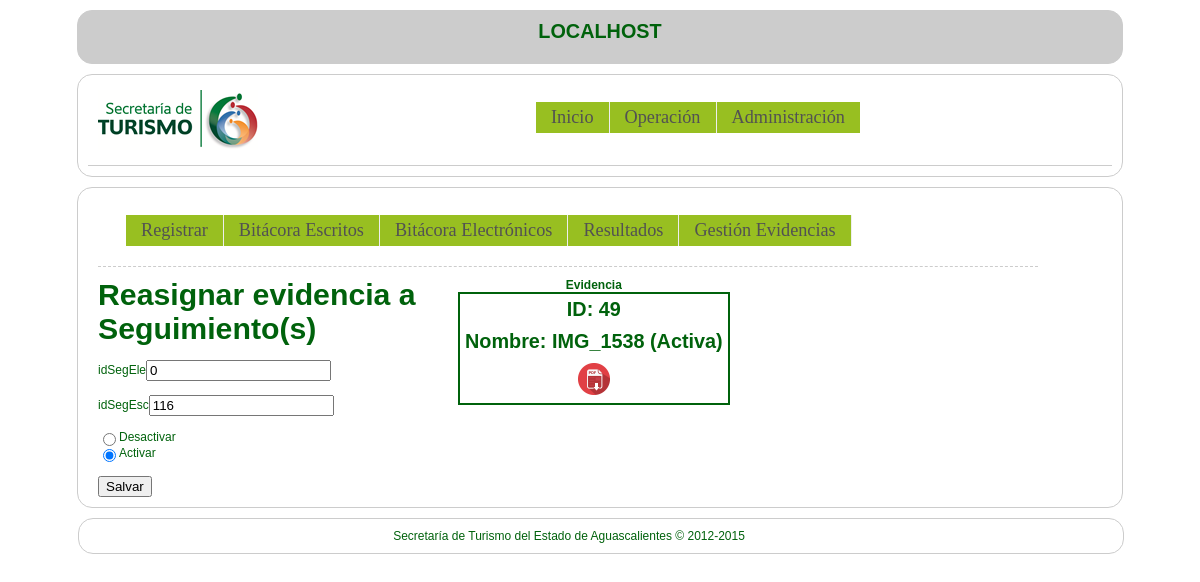
Screenshot of /upload/imagen/IMG_1538 with the database file from the repository.
### tables this page shows
CREATE TABLE IF NOT EXISTS `uploads` (
`id` int(11) NOT NULL,
  `img_name` varchar(32) NOT NULL,
  `thumb_name` varchar(32) NOT NULL,
  `ext` varchar(8) NOT NULL,
  `upload_date` varchar(20) NOT NULL,
  `status` int(11) NOT NULL DEFAULT '1',
  `idSegEle` int(11) NOT NULL COMMENT 'ID del Seguimiento Electronico',
  `idSegEsc` int(11) NOT NULL COMMENT 'ID Seguimiento Escrito'
);

### system/application/controllers/upload.php (called while the page is built, shortened)
<?php if ( ! defined('BASEPATH')) exit('No direct script access allowed');
class Upload extends Controller {
	function __construct()
	{
		$this->load->model('upload_model');
		$this->load->model('seguimiento_escritos_model');
		$this->load->model('seguimiento_electronicos_model');
		$this->load->model('boletines_model');
	}
	function imagen($imagen)
	{
		$data['get_one'] = $this->upload_model->get_one($imagen);
		$this->load->view('header_view');
        $this->load->view('nav_view');
        $this->load->view('imagen_view',$data);
        $this->load->view('footer_view');
	}
}
?>

### system/codeigniter/CodeIgniter.php (called while the page is built, shortened)
<?php  if ( ! defined('BASEPATH')) exit('No direct script access allowed');
$EXT =& load_class('Hooks');
$EXT->_call_hook('pre_system');
$URI =& load_class('URI');
$RTR =& load_class('Router');
$method = $RTR->fetch_method();
$EXT->_call_hook('pre_controller');
$CI = new $class();
if ($RTR->scaffolding_request === TRUE)
{
	if ($EXT->_call_hook('scaffolding_override') === FALSE)
	{
		$CI->_ci_scaffolding();
	}
}
else
{
	if (method_exists($CI, '_remap'))
	{
		$CI->_remap($method);
	}
	else
	{
		call_user_func_array(array(&$CI, $method), array_slice($URI->rsegments, 2));
	}
}

### index.php (called while the page is built, shortened)
<?php
require_once BASEPATH.'codeigniter/CodeIgniter'.EXT;

### system/codeigniter/Base5.php (called while the page is built)
<?php  if ( ! defined('BASEPATH')) exit('No direct script access allowed');
class CI_Base {
	private static $instance;
	public function CI_Base()
	{
		self::$instance =& $this;
	}
	public static function &get_instance()
	{
		return self::$instance;
	}
}
function &get_instance()
{
	return CI_Base::get_instance();
}

### system/application/models/upload_model.php (called while the page is built, shortened)
<?php if ( ! defined('BASEPATH')) exit('No direct script access allowed');
class Upload_model extends Model
{
	function get_one ($imagen)
	{
		$this->db->where('img_name',$imagen);
		$query = $this->db->get('uploads');
		if ($query->num_rows() <= 0) {
		return NULL;
		} else {
		  return $query->result();
		  }
	}
}

### system/application/views/imagen_view.php (the view, shortened to what this page needs)
<section class="row">
  <?php include "system/application/views/menu_operaciones.php";?>
    <h2 class="width_16 col"></h2>
    <?php foreach($get_one as $item):?>
    <div class="col col_6">
        <article>
           <h1>Reasignar evidencia a Seguimiento(s)</h1>
            <?php echo form_open_multipart('upload/reasignar');?>
              <label>idSegEle</label><input type="text" name="idSegEle" value="<?php echo $item->idSegEle;?>"></br></br>
              <label>idSegEsc</label><input type="text" name="idSegEsc" value="<?php echo $item->idSegEsc;?>"></br></br>
              <?php switch ($item->status) {
                    case '0': ?>
                <?php break;
                    case '1': ?>
                      <input type="radio" name="status" value="0">Desactivar
                      <br>
                      <input type="radio" name="status" value="1" checked>Activar
                      <br>
                <?php break;
                  } ?>
                  <br>
              <input type="submit" value="Salvar" name="reasignar" />
            </form>
        </article>
    </div>
    <div class="col col_10">
      <article>
           <table>
              <thead>
                <th>Evidencia</th>
              </thead>
              <tbody>
                <tr>
                  <td>
                    <div style="padding:5px; border:2px solid" align="center">
                      <h3>ID: <?php echo $item->id;?> </h3>
                      <h3>Nombre:
                        <?php echo $item->img_name;?>
                        <?php
                          switch ($item->status) {
                            case '0': ?>
                        <?php break;
                            case '1': ?>
                              (Activa)
                        <?php break; } ?>
                      </h3>
                      <a href="<?php echo base_url().'evidencias/'.$item->img_name.''.$item->ext;?>" target="_blank">
                        <img style="width:32px" src="<?php echo base_url();?>imagenes/LogoPDF.png">
                      </a>
                    </div>
                  </td>
                </tr>
              </tbody>
           </table>
        </article>
    </div>
    <?php endforeach; ?>
</section>

### css/general.css (style rules this page uses)
body { background:#fff; color:#00620C; font:12px Arial, Helvetica, sans-serif; position:relative; }
a { color:#525252; }
h1, h2, h3, h4, h5 { margin:0 0 0.5em; line-height:1.1em; }
h1 { font-size:2.52em; }
h2 { font-size:1.952em; }
h3 { font-size:1.652em; }

### css/grid.css (style rules this page uses)
.col { margin-left:10px; margin-right:10px; display: inline; overflow: hidden; float: left; position: relative; }
.row { width: 1024px; margin: 0 auto; border: 1px solid #ccc; border-radius: 15px; padding: 10px; margin-top: 10px; margin-bottom: 10px; overflow: hidden; background-color: #fff; }
.col_6, .width_6 { width:340px; }
.col_10, .width_10 { width:580px; }
.col_16, .width_16 { width:940px; }

### system/application/views/header_view.php (style rules this page uses)
h2 { border-bottom:1px dashed #ccc; margin-top:15px; }

### rows the page displays
uploads: idSegEle "0", idSegEsc "116", id "49", img_name "IMG_1538", status "(Activa)"

### other values shown
$_SERVER['HTTP_HOST'] "LOCALHOST"
